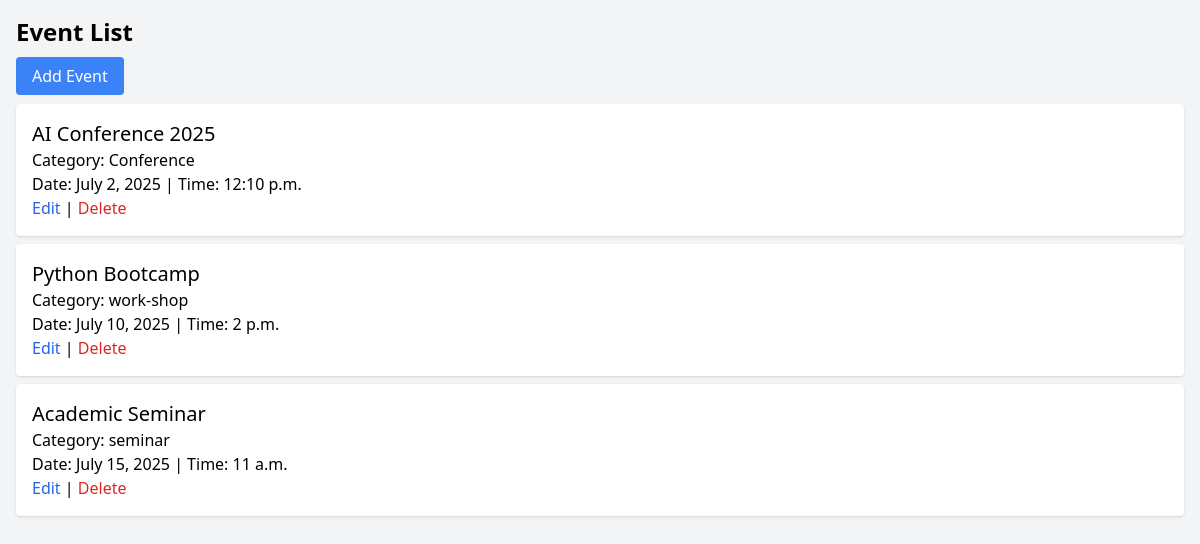
The page / on the database its author committed.
### events/models.py (models this page shows, shortened)
class Event(models.Model):
    name = models.CharField(max_length=200)
    description = models.TextField()
    date = models.DateField()
    time = models.TimeField()
    location = models.CharField(max_length=200)
    category = models.ForeignKey(Category, on_delete=models.CASCADE)

class Category(models.Model):
    name = models.CharField(max_length=200)
    description = models.TextField()

### events/views.py (the view)
# urls.py: path('', views.event_list, name='event_list'),
def event_list(request):
    query = request.GET.get('q')
    category_id = request.GET.get('category')
    start_date = request.GET.get('start_date')
    end_date = request.GET.get('end_date')
    events = Event.objects.select_related('category').prefetch_related('participants')
    if query:
        events = events.filter(Q(name__icontains=query) | Q(location__icontains=query))
    if category_id:
        events = events.filter(category_id=category_id)
    if start_date and end_date:
        events = events.filter(date__range=[start_date, end_date])
    categories = Category.objects.all()
    return render(request, 'events/event_list.html', {
        'events': events,
        'categories': categories,
        'query': query
    })

### events/templates/events/event_list.html (shortened to what this page needs)
{% load static %}
<!DOCTYPE html>
<html>
<head>
  <script src="https://cdn.tailwindcss.com"></script>
</head>
<body class="bg-gray-100 p-4">
  <h1 class="text-2xl font-bold mb-4">Event List</h1>
  <a href="{% url 'event_create' %}" class="bg-blue-500 text-white px-4 py-2 rounded">Add Event</a>
  <ul class="mt-4">
    {% for event in events %}
      <li class="bg-white p-4 mb-2 rounded shadow">
        <h2 class="text-xl">{{ event.name }}</h2>
        <p>Category: {{ event.category.name }}</p>
        <p>Date: {{ event.date }} | Time: {{ event.time }}</p>
        <a href="{% url 'event_update' event.pk %}" class="text-blue-600">Edit</a> |
        <a href="{% url 'event_delete' event.pk %}" class="text-red-600">Delete</a>
      </li>
    {% endfor %}
  </ul>
</body>
</html>

### rows shown on the page
Event: name "AI Conference 2025", category.name "Conference", date "July 2, 2025", time "12:10 p.m."
Event: name "Python Bootcamp", category.name "work-shop", date "July 10, 2025", time "2 p.m."
Event: name "Academic Seminar", category.name "seminar", date "July 15, 2025", time "11 a.m."
